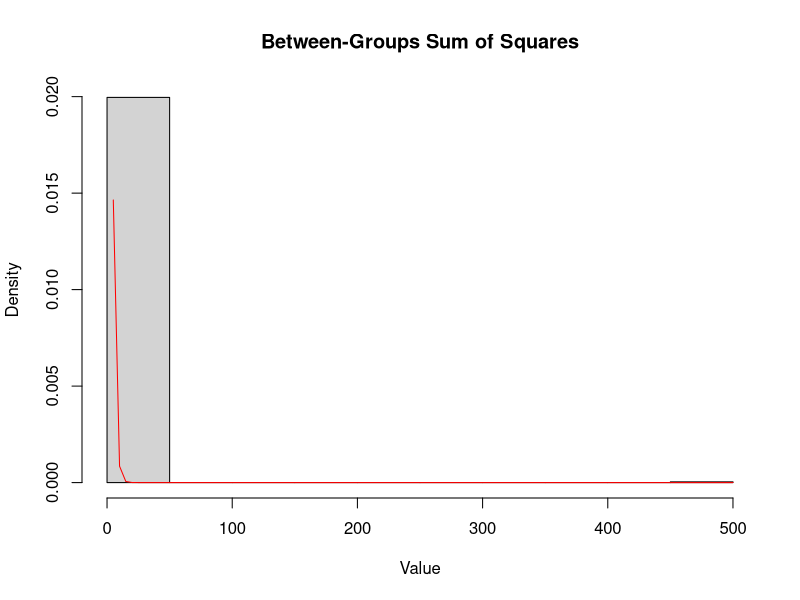
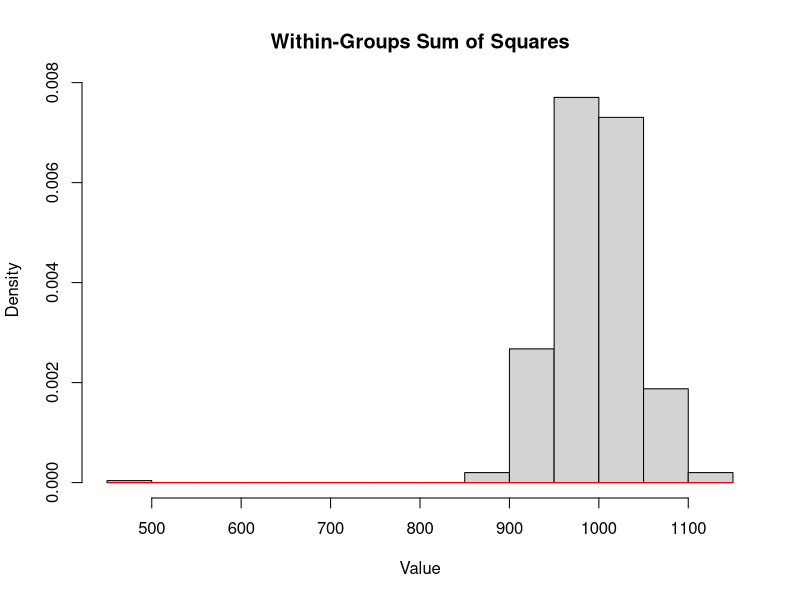

Generate these figures, in order, with R:
#Cochran's Theorem states that given i.i.d. standard normal distributed random variables X1...Xn, a set of quadratic forms Q1...Qk and
#symmetric matrices A1...Ak each with rank ri where each Qi = (X^T)*Ai*X , and X = (X1...Xn)^T. Assuming that sum(Qi) = (X^T)*X = sum(Xi^2):
# r1 + ... + rk = n if and only if Qi are independent chi square variable with ri degrees of freedom

#Simulation for the above statements in single-variable normal distribution:
n <- 1000

data <- matrix(rnorm(n), ncol=1)

group <- gl(3, n/3)
X <- model.matrix(~ group)

# projection vector
H <- X %*% solve(t(X) %*% X) %*% t(X)
I <- diag(n)
J <- matrix(1, 1000, 1000)

# proof for the symmetric matrices: https://www.robots.ox.ac.uk/~fwood/teaching/W4315_Fall2011/Lectures/lecture_12/lecture_12.pdf
A_total <- I - (1/n)*J # Total sum of squares
A_between <- H - (1/n)*J  # Between-groups sum of squares
A_within <- I - H  # Within-groups sum of squares

#Quadratic forms
Q_total <- as.numeric(t(data) %*% A_total %*% data)
Q_between <- as.numeric(t(data) %*% A_between %*% data)
Q_within <- as.numeric(t(data) %*% A_within %*% data)

# Verify the sum of quadratic forms
Q_total_sum <- Q_total
Q_parts_sum <- Q_between + Q_within
cat("Sum of parts:", Q_parts_sum, "\n")
cat("Total sum:", Q_total_sum, "\n")
norm_sum <- t(data) %*% data
cat("Is sum of squared normal equal to sum of all quadratic forms", round(norm_sum) == round(Q_total_sum), "\n") 

#Verify distributions
#We first simulate quadratic forms using bootstrap
sim_size <- 500
simulated_QB <- c(0, 1:sim_size-1)
simulated_QW <- c(0, 1:sim_size-1)
for (i in 1:sim_size) {
  data <- matrix(rnorm(1000), ncol=1)
  group <- gl(3, n/3)
  X <- model.matrix(~ group)
  
  # projection vector
  H <- X %*% solve(t(X) %*% X) %*% t(X)
  I <- diag(n)
  J <- matrix(1, 1000, 1000)
  
  A_between <- H - (1/n)*J  # Between-groups sum of squares
  A_within <- I - H  # Within-groups sum of squares
  
  simulated_QB[i] <- as.numeric(t(data) %*% A_between %*% data)
  simulated_QW[i] <- as.numeric(t(data) %*% A_within %*% data)
  }

hist(simulated_QB, main="Between-Groups Sum of Squares", xlab="Value", freq=FALSE)
curve(dchisq(x, df=qr(simulated_QB)$rank), add=TRUE, col="red")

hist(simulated_QW, main="Within-Groups Sum of Squares", xlab="Value", freq=FALSE)
curve(dchisq(x, df=qr(simulated_QW)$rank), add=TRUE, col="red")

# Test for independence
cor.test(simulated_QB, simulated_QW)

# Chi-squared goodness-of-fit test
between_chi2 <- sum((simulated_QB - mean(simulated_QB))^2 / mean(simulated_QB))
within_chi2 <- sum((simulated_QW - mean(simulated_QW))^2 / mean(simulated_QW))

cat("Chi-squared test statistic for between-groups:", between_chi2, "\n")
cat("Chi-squared test statistic for within-groups:", within_chi2, "\n")

pchisq(between_chi2, 1)
pchisq(within_chi2, 1)
